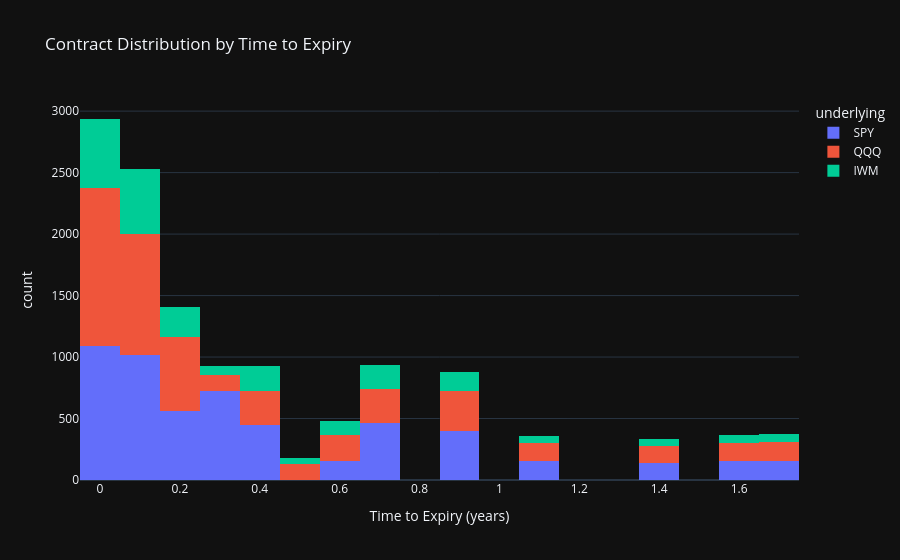

This figure's notebook cell:
### Code cell
# Distribution of contracts by underlying and expiry
import plotly.express as px

fig = px.histogram(df_raw, x='tte', color='underlying', nbins=30,
                   title='Contract Distribution by Time to Expiry',
                   labels={'tte': 'Time to Expiry (years)'},
                   template='plotly_dark')
fig.show()

### Figure 1 — Plotly figure (JSON) as saved in the notebook; plotly's stock layout.template omitted (floating-point values rounded to 4 significant figures; data arrays with more than 128 entries replaced by an {"elided": "..."} marker saying what was removed)
{"data": [{"bingroup": "x", "hovertemplate": "underlying=SPY<br>Time to Expiry (years)=%{x}<br>count=%{y}<extra></extra>", "legendgroup": "SPY", "marker": {"color": "#636efa", "pattern": {"shape": ""}}, "name": "SPY", "nbinsx": 30, "orientation": "v", "showlegend": true, "type": "histogram", "x": {"elided": "5458 float values"}, "xaxis": "x", "yaxis": "y"}, {"bingroup": "x", "hovertemplate": "underlying=QQQ<br>Time to Expiry (years)=%{x}<br>count=%{y}<extra></extra>", "legendgroup": "QQQ", "marker": {"color": "#EF553B", "pattern": {"shape": ""}}, "name": "QQQ", "nbinsx": 30, "orientation": "v", "showlegend": true, "type": "histogram", "x": {"elided": "4803 float values"}, "xaxis": "x", "yaxis": "y"}, {"bingroup": "x", "hovertemplate": "underlying=IWM<br>Time to Expiry (years)=%{x}<br>count=%{y}<extra></extra>", "legendgroup": "IWM", "marker": {"color": "#00cc96", "pattern": {"shape": ""}}, "name": "IWM", "nbinsx": 30, "orientation": "v", "showlegend": true, "type": "histogram", "x": {"elided": "2375 float values"}, "xaxis": "x", "yaxis": "y"}], "layout": {"barmode": "relative", "legend": {"title": {"text": "underlying"}, "tracegroupgap": 0}, "title": {"text": "Contract Distribution by Time to Expiry"}, "xaxis": {"anchor": "y", "domain": [0, 1], "title": {"text": "Time to Expiry (years)"}}, "yaxis": {"anchor": "x", "domain": [0, 1], "title": {"text": "count"}}}}
